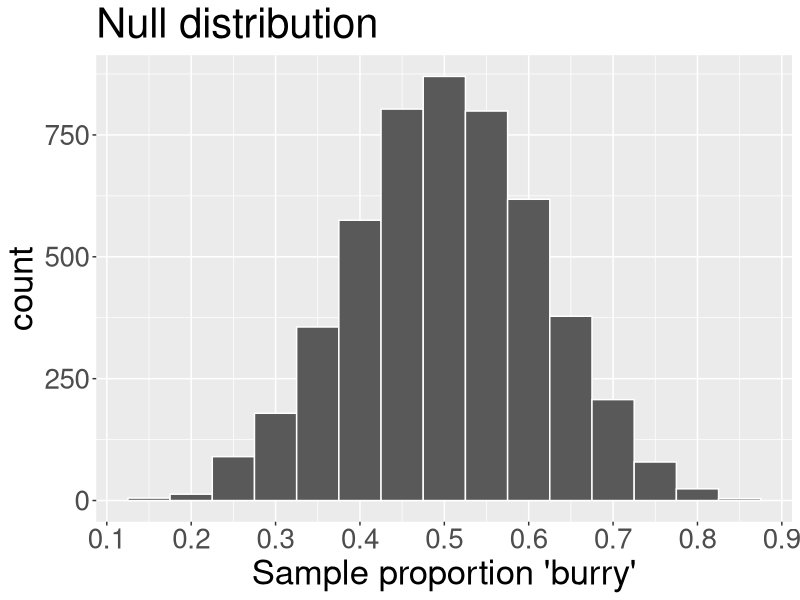
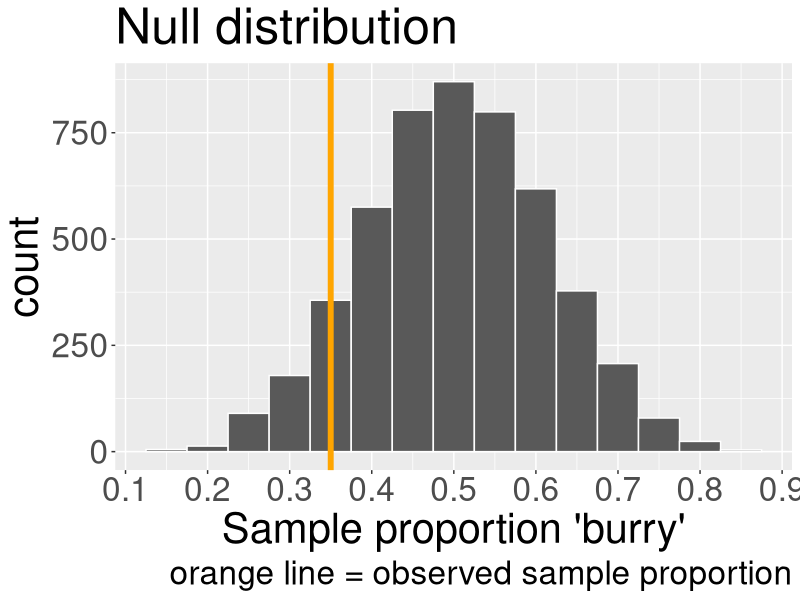
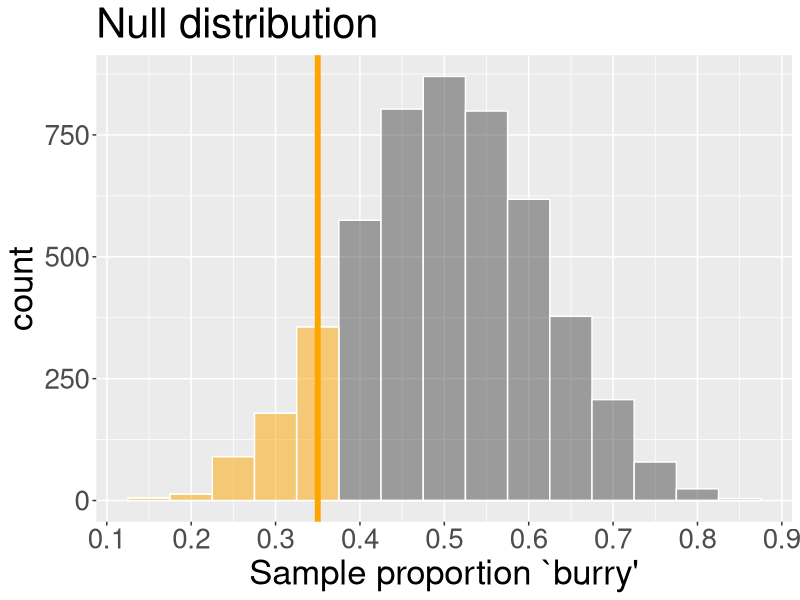

Write R code to recreate these figures, in order.
## ---- chunk 1
knitr::opts_chunk$set(echo = F, warning = F, messabundance = F)
library(tidyverse)
library(readr)
library(kableExtra)
plot_theme <- theme(text = element_text(size = 24))

get_bootstrap <- function(x, n, B, stat){
  bootstrap_stats <- rep(NA, B)
  for(b in 1:B){
    # resample
    x_boot <- sample(x = x, size = n, replace = TRUE)
    # calculate and store bootstrap statistic
    if(stat %in% c("mean", "prop")){
      bootstrap_stats[b] <- mean(x_boot)
    }
  }
  bootstrap_stats
}
## ---- chunk 2
x <- c(rep(1, 7), rep(0, 13))
n <- length(x)
p_hat <- mean(x)
## ---- chunk 3
set.seed(2)
B <- 5000 
n <- length(x)
null_props <- rep(NA, B)
for(b in 1:B){
  null_samp <- sample(x = c("orange", "blue"), 
                      size = n,
                      replace = T,
                      prob = c(0.5, 0.5)) 
  null_props[b] <- sum(null_samp == "orange")/n
}
## ---- chunk 4
null_dist <- data.frame(p_null = null_props) |>
  ggplot(aes(x = p_null)) +
  geom_histogram(binwidth = 0.05,col = "white")+
  scale_x_continuous(breaks = seq(0,1,0.1)) +
  labs(x = "Sample proportion \'burry\'", title = "Null distribution") +
  theme(text = element_text(size = 25))
null_dist 
## ---- chunk 5
null_dist +
  labs(title = "Null distribution",caption = "orange line = observed sample proportion") +
  geom_vline(xintercept = p_hat, col = "orange", linewidth = 2) +
  theme(text =element_text(size = 30))
## ---- chunk 6
data.frame(p_null = null_props) |>
  mutate(greater = p_null <= p_hat) |>
  ggplot(aes(x = p_null, fill = greater)) +
  geom_histogram(binwidth = 0.05,col = "white", alpha = 0.5)+
  scale_x_continuous(breaks = seq(0,1,0.1)) +
  labs(x = "Sample proportion \`burry\'") +
  theme(text = element_text(size = 25)) +
  labs(title = "Null distribution") +
  geom_vline(xintercept = p_hat, col = "orange", size = 2) +
  scale_fill_manual(values = c("grey30", "orange"))+
  guides(fill = "none")

p_val <- sum(null_props <= p_hat)/B
